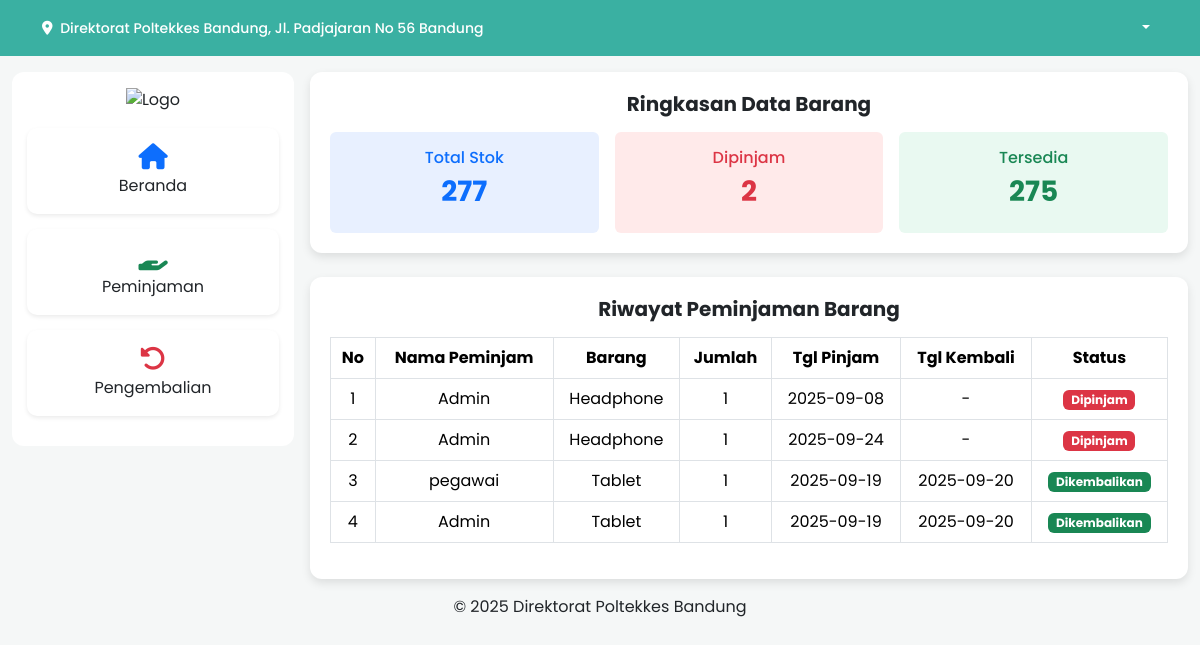
Screenshot of /beranda.php with the database file from the repository.
### tables this page shows
CREATE TABLE `peminjaman` (
  `NO` int(11) NOT NULL,
  `kd_barang` bigint(20) DEFAULT NULL,
  `nama_barang` varchar(100) DEFAULT NULL,
  `nama_peminjam` varchar(100) NOT NULL,
  `nip` varchar(50) DEFAULT NULL,
  `kontak` varchar(100) DEFAULT NULL,
  `jumlah` int(11) NOT NULL,
  `univ_jurusan` varchar(50) DEFAULT NULL,
  `cabang` varchar(100) DEFAULT NULL,
  `keterangan` varchar(100) DEFAULT NULL,
  `tanggal_pinjam` date NOT NULL,
  `tanggal_kembali` date DEFAULT NULL,
  `STATUS` enum('Dipinjam','Dikembalikan') DEFAULT 'Dipinjam'
);

CREATE TABLE `barang` (
  `kd_barang` bigint(20) NOT NULL,
  `nama_barang` varchar(100) NOT NULL,
  `jumlah` int(11) NOT NULL,
  `satuan` varchar(50) DEFAULT NULL,
  `tanggal_masuk` date DEFAULT NULL,
  `keterangan` varchar(255) DEFAULT NULL
);

### beranda.php (the view, shortened to what this page needs)
<?php
include "koneksi.php";
$role = $_SESSION['role'] ?? '';
$nama = $_SESSION['nama'] ?? '';
$total_stok = 0;
$q_stok = mysqli_query($db, "SELECT SUM(jumlah) AS total FROM barang");
if ($row = mysqli_fetch_assoc($q_stok)) {
    $total_stok = $row['total'] ?? 0;
}
$total_pinjam = 0;
$q_pinjam = mysqli_query($db, "SELECT SUM(jumlah) AS total FROM peminjaman WHERE status='Dipinjam'");
if ($row = mysqli_fetch_assoc($q_pinjam)) {
    $total_pinjam = $row['total'] ?? 0;
}
$q_riwayat = mysqli_query($db, "
    SELECT p.*, b.nama_barang
    FROM peminjaman p
    JOIN barang b ON p.kd_barang = b.kd_barang
    ORDER BY p.NO DESC LIMIT 10
");
?>
<!DOCTYPE html>
<html lang="id">
<head>
<link href="https://cdn.jsdelivr.net/npm/bootstrap@5.3.2/dist/css/bootstrap.min.css" rel="stylesheet">
<link rel="stylesheet" href="https://cdnjs.cloudflare.com/ajax/libs/font-awesome/6.5.1/css/all.min.css">
</head>
<body>
<nav class="navbar navbar-expand-lg">
  <div class="container d-flex align-items-center">
    <a class="navbar-brand" href="#"><i class="fa-solid fa-location-dot me-1"></i> Direktorat Poltekkes Bandung, Jl. Padjajaran No 56 Bandung</a>
    <ul class="navbar-nav d-none d-lg-flex">
      <li class="nav-item dropdown">
        <a class="nav-link dropdown-toggle" href="#" role="button" data-bs-toggle="dropdown"><?= $nama ?></a>
      </li>
    </ul>
  </div>
</nav>
<div class="container-fluid mt-3">
  <div class="row gx-3">
    <div class="col-lg-3 d-none d-lg-block">
      <div class="sidebar-card">
        <div class="text-center mb-3">
          <img src="img/Logo.png" alt="Logo" style="height:50px;">
        </div>
        <?php if ($role == 'admin' || $role == 'Admin'): ?>
          <a href="beranda.php"><div class="card"><div class="card-body"><i class="fa-solid fa-house text-primary mb-1"></i><br>Beranda</div></div></a>
          <a href="hal.php"><div class="card"><div class="card-body"><i class="fa-solid fa-box text-success mb-1"></i><br>Data Barang</div></div></a>
          <a href="pengguna.php"><div class="card"><div class="card-body"><i class="fa-solid fa-user text-primary mb-1"></i><br>Pegawai</div></div></a>
          <a href="peminjaman.php"><div class="card"><div class="card-body"><i class="fa-solid fa-hand-holding text-success mb-1"></i><br>Peminjaman</div></div></a>
          <a href="pengembalian.php"><div class="card"><div class="card-body"><i class="fa-solid fa-rotate-left text-danger mb-1"></i><br>Pengembalian</div></div></a>
          <a href="riwayat.php"><div class="card"><div class="card-body"><i class="fa-solid fa-clock-rotate-left text-warning mb-1"></i><br>Riwayat</div></div></a>
          <a href="laporan.php"><div class="card"><div class="card-body"><i class="fa-solid fa-file-alt text-info mb-1"></i><br>Laporan</div></div></a>
        <?php else: ?>
          <a href="beranda.php"><div class="card"><div class="card-body"><i class="fa-solid fa-house text-primary mb-1"></i><br>Beranda</div></div></a>
          <a href="peminjaman.php"><div class="card"><div class="card-body"><i class="fa-solid fa-hand-holding text-success mb-1"></i><br>Peminjaman</div></div></a>
          <a href="pengembalian.php"><div class="card"><div class="card-body"><i class="fa-solid fa-rotate-left text-danger mb-1"></i><br>Pengembalian</div></div></a>
        <?php endif; ?>
      </div>
    </div>
    <div class="col-lg-9 col-md-12">
      <div class="content-card mb-4">
        <h5 class="text-center fw-bold mb-3">Ringkasan Data Barang</h5>
        <div class="row text-center g-3">
          <div class="col-md-4">
            <div class="p-3 rounded" style="background-color:#e8f0ff; color:#0d6efd;">
              <h6>Total Stok</h6>
              <h3 class="fw-bold"><?= $total_stok; ?></h3>
            </div>
          </div>
          <div class="col-md-4">
            <div class="p-3 rounded" style="background-color:#ffeaea; color:#dc3545;">
              <h6>Dipinjam</h6>
              <h3 class="fw-bold"><?= $total_pinjam; ?></h3>
            </div>
          </div>
          <div class="col-md-4">
            <div class="p-3 rounded" style="background-color:#e9f9f1; color:#198754;">
              <h6>Tersedia</h6>
              <h3 class="fw-bold"><?= $total_stok - $total_pinjam; ?></h3>
            </div>
          </div>
        </div>
      </div>
      <div class="content-card">
        <h5 class="text-center fw-bold mb-3">Riwayat Peminjaman Barang</h5>
        <div class="table-responsive">
          <table class="table table-bordered align-middle">
            <thead>
              <tr>
                <th>No</th>
                <th>Nama Peminjam</th>
                <th>Barang</th>
                <th>Jumlah</th>
                <th>Tgl Pinjam</th>
                <th>Tgl Kembali</th>
                <th>Status</th>
              </tr>
            </thead>
            <tbody>
              <?php $no = 1; while($r = mysqli_fetch_assoc($q_riwayat)): ?>
              <tr>
                <td><?= $no++; ?></td>
                <td><?= htmlspecialchars($r['nama_peminjam']); ?></td>
                <td><?= htmlspecialchars($r['nama_barang']); ?></td>
                <td><?= $r['jumlah']; ?></td>
                <td><?= $r['tanggal_pinjam']; ?></td>
                <td><?= $r['tanggal_kembali'] ?: '-'; ?></td>
                <td>
                  <span class="badge <?= $r['STATUS']=='Dipinjam'?'bg-danger':'bg-success'; ?>">
                    <?= $r['STATUS']; ?>
                  </span>
                </td>
              </tr>
              <?php endwhile; ?>
            </tbody>
          </table>
        </div>
      </div>
    </div>
  </div>
</div>
<footer class="text-center py-3 mt-auto">
  <p class="mb-0">&copy; <?= date('Y'); ?> Direktorat Poltekkes Bandung</p>
</footer>
</body>
</html>

### beranda.php (style rules this page uses)
body { font-family: 'Poppins', sans-serif; background: #f5f7f7; margin: 0; padding: 0; }
.navbar { background-color: #3AB0A2; color: white; }
.navbar-brand { font-weight: 500; font-size: 14px; color: #fff; }
.nav-link { color: white; }
.sidebar-card { border-radius: 12px; background: #ffffff; padding: 15px; }
.sidebar-card .card { border: none; border-radius: 10px; margin-bottom: 15px; box-shadow: 0 2px 4px rgba(0,0,0,0.08); transition: 0.3s; cursor: pointer; text-align:center; }
.sidebar-card a { text-decoration: none; color: inherit; display:block; }
.sidebar-card i { font-size:26px; transition:0.2s; }
.content-card { border-radius: 12px; background: #ffffff; padding: 20px; box-shadow:0 4px 10px rgba(0,0,0,0.1); }
.table thead { background: linear-gradient(90deg, #6faea7, #8BC6BF); color: #fff; text-align: center; }
.table td, .table th { vertical-align: middle; text-align: center; }

### rows the page displays
peminjaman: nama_peminjam "Admin", kd_barang.nama_barang "Headphone", jumlah "1", tanggal_pinjam "2025-09-08", tanggal_kembali "-", STATUS "Dipinjam"
peminjaman: nama_peminjam "Admin", kd_barang.nama_barang "Headphone", jumlah "1", tanggal_pinjam "2025-09-24", tanggal_kembali "-", STATUS "Dipinjam"
peminjaman: nama_peminjam "pegawai", kd_barang.nama_barang "Tablet", jumlah "1", tanggal_pinjam "2025-09-19", tanggal_kembali "2025-09-20", STATUS "Dikembalikan"
peminjaman: nama_peminjam "Admin", kd_barang.nama_barang "Tablet", jumlah "1", tanggal_pinjam "2025-09-19", tanggal_kembali "2025-09-20", STATUS "Dikembalikan"

### other values shown
$total_stok "277"
$total_pinjam "2"
$total_stok - $total_pinjam "275"
